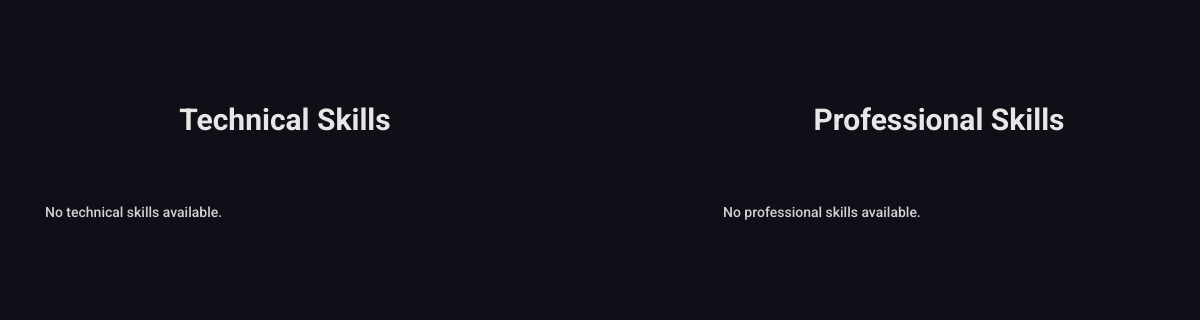
The app's page /skills.php, older data.
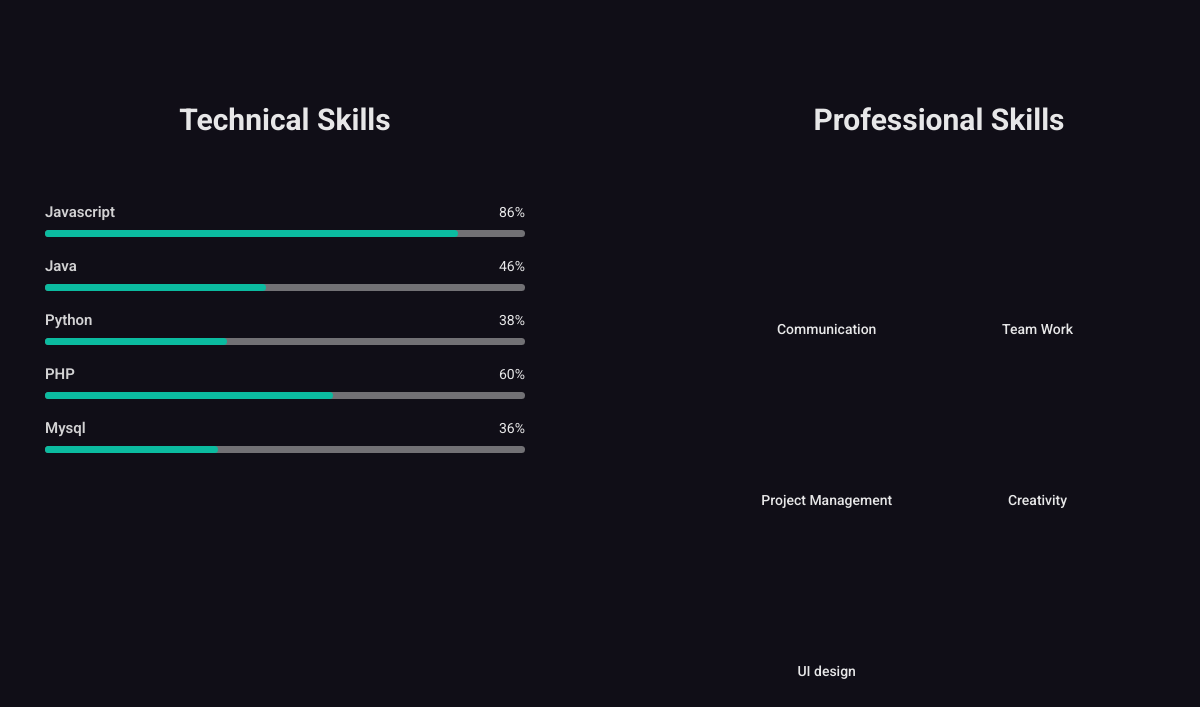
The same page, newer data.
### tables this page shows
CREATE TABLE `technical_skills` (
  `id` int(11) NOT NULL,
  `skill_name` varchar(50) NOT NULL,
  `proficiency` int(11) NOT NULL
);

CREATE TABLE `professional_skills` (
  `id` int(11) NOT NULL,
  `skill_name` varchar(50) NOT NULL,
  `proficiency` int(11) NOT NULL
);

### skills.php (the view, shortened to what this page needs)
<?php
    include 'header.php';
    include('config.php');
    $techSkillsQuery = "SELECT * FROM technical_skills";
    $techSkillsResult = $conn->query($techSkillsQuery);
    $profSkillsQuery = "SELECT * FROM professional_skills";
    $profSkillsResult = $conn->query($profSkillsQuery);
?>
<section class="mh-skills" id="mh-skills">
    <div class="home-v-img">
        <div class="container">
            <div class="row section-separator">
                <div class="col-sm-12 col-md-6">
                    <div class="mh-skills-inner">
                        <div class="mh-professional-skill wow fadeInUp" data-wow-duration="0.8s" data-wow-delay="0.3s">
                            <h3>Technical Skills</h3>
                            <div class="each-skills">
                                <?php if ($techSkillsResult->num_rows > 0): ?>
                                    <?php while ($skill = $techSkillsResult->fetch_assoc()): ?>
                                        <div class="candidatos">
                                            <div class="parcial">
                                                <div class="info">
                                                    <div class="nome"><?php echo $skill['skill_name']; ?></div>
                                                    <div class="percentagem-num"><?php echo $skill['proficiency']; ?>%</div>
                                                </div>
                                                <div class="progressBar">
                                                    <div class="percentagem" style="width: <?php echo $skill['proficiency']; ?>%;"></div>
                                                </div>
                                            </div>
                                        </div>
                                    <?php endwhile; ?>
                                <?php else: ?>
                                    <p>No technical skills available.</p>
                                <?php endif; ?>
                            </div>
                        </div>
                    </div>
                </div>
                <div class="col-sm-12 col-md-6">
                    <div class="mh-professional-skills wow fadeInUp" data-wow-duration="0.8s" data-wow-delay="0.5s">
                        <h3>Professional Skills</h3>
                        <ul class="mh-professional-progress">
                            <?php if ($profSkillsResult->num_rows > 0): ?>
                                <?php while ($skill = $profSkillsResult->fetch_assoc()): ?>
                                    <li>
                                        <div class="mh-progress mh-progress-circle" data-progress="<?php echo $skill['proficiency']; ?>"></div>
                                        <div class="pr-skill-name"><?php echo $skill['skill_name']; ?></div>
                                    </li>
                                <?php endwhile; ?>
                            <?php else: ?>
                                <p>No professional skills available.</p>
                            <?php endif; ?>
                        </ul>
                    </div>
                </div>
            </div>
        </div>
    </div>
</section>

Row changes from the older to the newer data that the page shows:
added technical_skills: skill_name "Javascript", proficiency "86"
added technical_skills: skill_name "Java", proficiency "46"
added technical_skills: skill_name "Python", proficiency "38"
added technical_skills: skill_name "PHP", proficiency "60"
added technical_skills: skill_name "Mysql", proficiency "36"
added professional_skills: skill_name "Communication"
added professional_skills: skill_name "Team Work"
added professional_skills: skill_name "Project Management"
added professional_skills: skill_name "Creativity"
added professional_skills: skill_name "UI design"
Text that changed along with them:
text no longer shown: "No technical skills available. No professional skills available."
